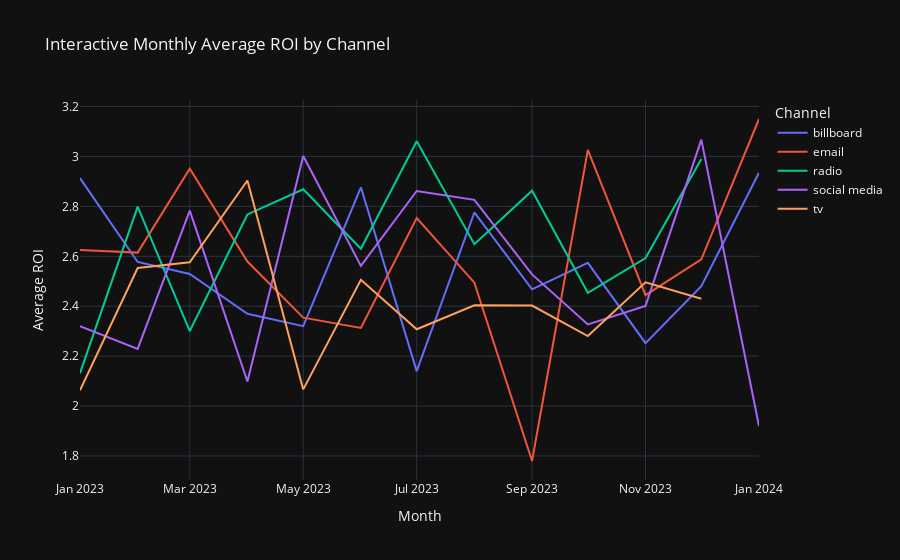

Here is the notebook cell this chart was saved with:
### Code cell
# Ensure Start_Date is in datetime format
data['Start_Date'] = pd.to_datetime(data['Start_Date'], errors='coerce')

# Calculate monthly average ROI by Channel
monthly_roi = data.groupby([data['Start_Date'].dt.to_period('M'), 'Channel'])['ROI'].mean().reset_index()
monthly_roi['Start_Date'] = monthly_roi['Start_Date'].dt.to_timestamp()  # Convert period to timestamp for plotting

# Create an interactive line plot
fig = px.line(
    monthly_roi,
    x='Start_Date',
    y='ROI',
    color='Channel',
    title="Interactive Monthly Average ROI by Channel",
    labels={'Start_Date': 'Month', 'ROI': 'Average ROI'},
    template="plotly_dark"
)

# Customize the layout for better readability
fig.update_layout(
    xaxis_title="Month",
    yaxis_title="Average ROI",
    hovermode="x unified"
)

# Display the interactive plot
fig.show()

### Figure 1 — Plotly figure (JSON) as saved in the notebook; plotly's stock layout.template omitted (floating-point values rounded to 4 significant figures)
{"data": [{"hovertemplate": "Channel=billboard<br>Month=%{x}<br>Average ROI=%{y}<extra></extra>", "legendgroup": "billboard", "line": {"color": "#636efa", "dash": "solid"}, "marker": {"symbol": "circle"}, "mode": "lines", "name": "billboard", "orientation": "v", "showlegend": true, "type": "scatter", "x": ["2023-01-01T00:00:00", "2023-02-01T00:00:00", "2023-03-01T00:00:00", "2023-04-01T00:00:00", "2023-05-01T00:00:00", "2023-06-01T00:00:00", "2023-07-01T00:00:00", "2023-08-01T00:00:00", "2023-09-01T00:00:00", "2023-10-01T00:00:00", "2023-11-01T00:00:00", "2023-12-01T00:00:00", "2024-01-01T00:00:00"], "xaxis": "x", "y": [2.913, 2.577, 2.529, 2.37, 2.32, 2.877, 2.14, 2.776, 2.468, 2.574, 2.252, 2.48, 2.935], "yaxis": "y"}, {"hovertemplate": "Channel=email<br>Month=%{x}<br>Average ROI=%{y}<extra></extra>", "legendgroup": "email", "line": {"color": "#EF553B", "dash": "solid"}, "marker": {"symbol": "circle"}, "mode": "lines", "name": "email", "orientation": "v", "showlegend": true, "type": "scatter", "x": ["2023-01-01T00:00:00", "2023-02-01T00:00:00", "2023-03-01T00:00:00", "2023-04-01T00:00:00", "2023-05-01T00:00:00", "2023-06-01T00:00:00", "2023-07-01T00:00:00", "2023-08-01T00:00:00", "2023-09-01T00:00:00", "2023-10-01T00:00:00", "2023-11-01T00:00:00", "2023-12-01T00:00:00", "2024-01-01T00:00:00"], "xaxis": "x", "y": [2.625, 2.615, 2.951, 2.579, 2.354, 2.313, 2.753, 2.494, 1.78, 3.026, 2.444, 2.588, 3.15], "yaxis": "y"}, {"hovertemplate": "Channel=radio<br>Month=%{x}<br>Average ROI=%{y}<extra></extra>", "legendgroup": "radio", "line": {"color": "#00cc96", "dash": "solid"}, "marker": {"symbol": "circle"}, "mode": "lines", "name": "radio", "orientation": "v", "showlegend": true, "type": "scatter", "x": ["2023-01-01T00:00:00", "2023-02-01T00:00:00", "2023-03-01T00:00:00", "2023-04-01T00:00:00", "2023-05-01T00:00:00", "2023-06-01T00:00:00", "2023-07-01T00:00:00", "2023-08-01T00:00:00", "2023-09-01T00:00:00", "2023-10-01T00:00:00", "2023-11-01T00:00:00", "2023-12-01T00:00:00"], "xaxis": "x", "y": [2.132, 2.799, 2.301, 2.768, 2.869, 2.63, 3.061, 2.649, 2.863, 2.454, 2.593, 2.99], "yaxis": "y"}, {"hovertemplate": "Channel=social media<br>Month=%{x}<br>Average ROI=%{y}<extra></extra>", "legendgroup": "social media", "line": {"color": "#ab63fa", "dash": "solid"}, "marker": {"symbol": "circle"}, "mode": "lines", "name": "social media", "orientation": "v", "showlegend": true, "type": "scatter", "x": ["2023-01-01T00:00:00", "2023-02-01T00:00:00", "2023-03-01T00:00:00", "2023-04-01T00:00:00", "2023-05-01T00:00:00", "2023-06-01T00:00:00", "2023-07-01T00:00:00", "2023-08-01T00:00:00", "2023-09-01T00:00:00", "2023-10-01T00:00:00", "2023-11-01T00:00:00", "2023-12-01T00:00:00", "2024-01-01T00:00:00"], "xaxis": "x", "y": [2.32, 2.229, 2.783, 2.098, 3.002, 2.561, 2.862, 2.826, 2.527, 2.327, 2.402, 3.067, 1.92], "yaxis": "y"}, {"hovertemplate": "Channel=tv<br>Month=%{x}<br>Average ROI=%{y}<extra></extra>", "legendgroup": "tv", "line": {"color": "#FFA15A", "dash": "solid"}, "marker": {"symbol": "circle"}, "mode": "lines", "name": "tv", "orientation": "v", "showlegend": true, "type": "scatter", "x": ["2023-01-01T00:00:00", "2023-02-01T00:00:00", "2023-03-01T00:00:00", "2023-04-01T00:00:00", "2023-05-01T00:00:00", "2023-06-01T00:00:00", "2023-07-01T00:00:00", "2023-08-01T00:00:00", "2023-09-01T00:00:00", "2023-10-01T00:00:00", "2023-11-01T00:00:00", "2023-12-01T00:00:00"], "xaxis": "x", "y": [2.063, 2.553, 2.576, 2.904, 2.067, 2.506, 2.308, 2.403, 2.403, 2.28, 2.496, 2.43], "yaxis": "y"}], "layout": {"hovermode": "x unified", "legend": {"title": {"text": "Channel"}, "tracegroupgap": 0}, "title": {"text": "Interactive Monthly Average ROI by Channel"}, "xaxis": {"anchor": "y", "domain": [0, 1], "title": {"text": "Month"}}, "yaxis": {"anchor": "x", "domain": [0, 1], "title": {"text": "Average ROI"}}}}
